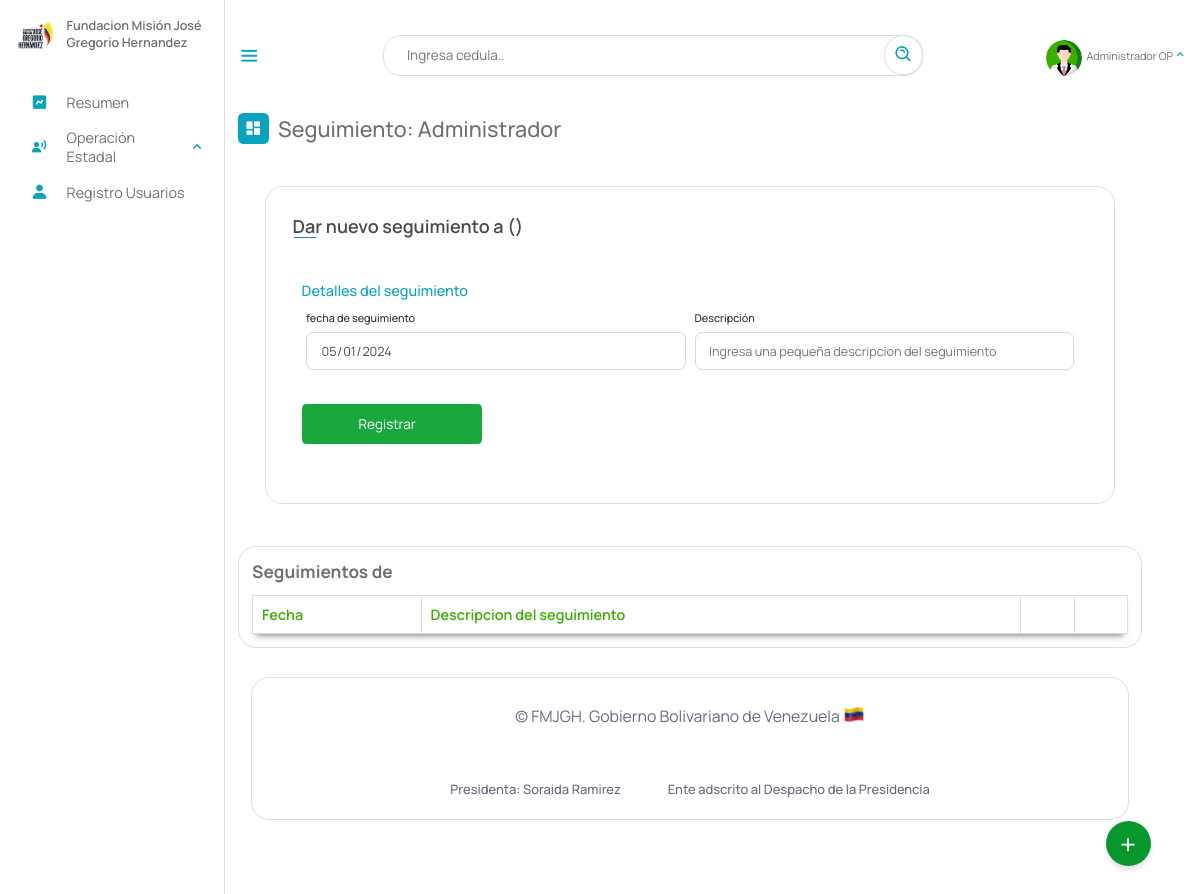
/Escritorio/01,10-seguimiento.php?numero_aten=358 (signed in), run on an earlier commit of the app's database.
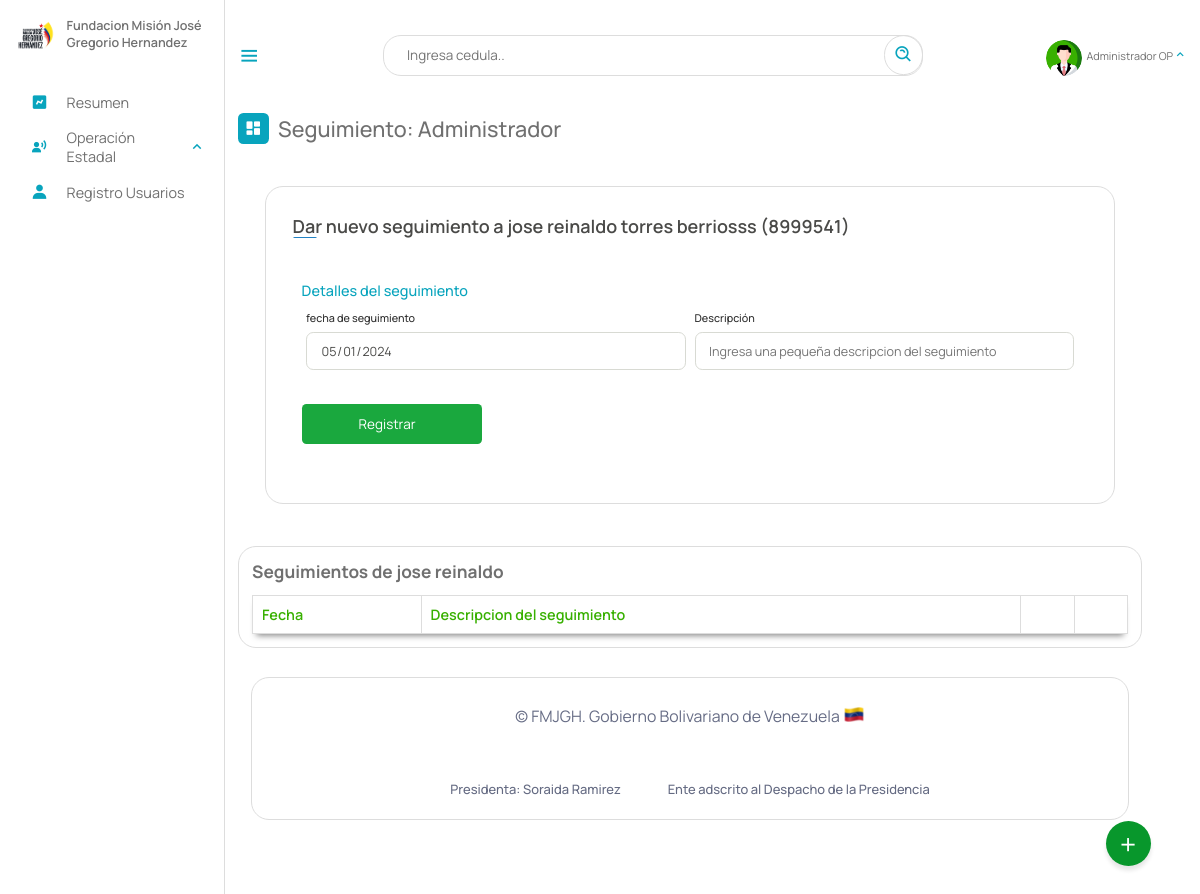
And on a later commit of the database.
### tables this page shows
CREATE TABLE `atenciones` (
  `numero_aten` int(11) NOT NULL AUTO_INCREMENT,
  `cedula` int(12) NOT NULL,
  `fecha_aten` date DEFAULT NULL,
  `atencion_solicitada` text DEFAULT NULL,
  `atencion_recibida` varchar(10) DEFAULT NULL,
  `atencion_brindada` varchar(10) DEFAULT NULL,
  `statu` text DEFAULT 'Sin atencion',
  `por` int(12) DEFAULT NULL,
  `fecha_creada` timestamp NOT NULL DEFAULT current_timestamp(),
  `urgencia` text DEFAULT NULL,
  `archivo` varchar(2048) DEFAULT NULL,
  `informe` varchar(20248) DEFAULT NULL,
  PRIMARY KEY (`numero_aten`),
  KEY `cedula` (`cedula`),
  KEY `atencion_recibida` (`atencion_recibida`),
  KEY `atencion_brindada` (`atencion_brindada`),
  KEY `por` (`por`),
  CONSTRAINT `atenciones_ibfk_1` FOREIGN KEY (`cedula`) REFERENCES `beneficiario` (`cedula`) ON DELETE CASCADE,
  CONSTRAINT `atenciones_ibfk_2` FOREIGN KEY (`atencion_recibida`) REFERENCES `tipo_ayuda_tecnica` (`id`) ON DELETE CASCADE ON UPDATE SET NULL,
  CONSTRAINT `atenciones_ibfk_3` FOREIGN KEY (`atencion_brindada`) REFERENCES `atencion_recibida` (`id`) ON DELETE CASCADE,
  CONSTRAINT `atenciones_ibfk_4` FOREIGN KEY (`por`) REFERENCES `usuario` (`cedula`) ON DELETE CASCADE
);

CREATE TABLE `beneficiario` (
  `cedula` int(12) NOT NULL,
  `nombre` text NOT NULL,
  `apellido` text NOT NULL,
  `fecha_naci` date NOT NULL,
  `email` varchar(50) NOT NULL,
  `telefono` varchar(12) NOT NULL,
  `nacionalidad` char(2) NOT NULL,
  `edad` int(2) NOT NULL,
  `sexo` char(1) NOT NULL,
  `edo_civil` text NOT NULL,
  `nro_hijo` int(2) DEFAULT NULL,
  `estado` varchar(10) NOT NULL,
  `municipio` varchar(20) NOT NULL,
  `parroquia` varchar(10) NOT NULL,
  `discapacidad` varchar(10) NOT NULL,
  `atencion_solicitada` varchar(10) NOT NULL,
  `certificado` varchar(50) DEFAULT NULL,
  `registrado_por` text DEFAULT NULL,
  `fecha_registro` date NOT NULL,
  PRIMARY KEY (`cedula`),
  KEY `estado` (`estado`),
  KEY `discapacidad` (`discapacidad`),
  KEY `atencion_solicitada` (`atencion_solicitada`),
  KEY `municipio` (`municipio`),
  KEY `parroquia` (`parroquia`),
  CONSTRAINT `beneficiario_ibfk_1` FOREIGN KEY (`estado`) REFERENCES `estados` (`id_estados`) ON DELETE CASCADE,
  CONSTRAINT `beneficiario_ibfk_2` FOREIGN KEY (`municipio`) REFERENCES `municipios` (`id_municipios`) ON DELETE CASCADE,
  CONSTRAINT `beneficiario_ibfk_3` FOREIGN KEY (`parroquia`) REFERENCES `parroquia` (`id`) ON DELETE CASCADE ON UPDATE CASCADE,
  CONSTRAINT `beneficiario_ibfk_4` FOREIGN KEY (`discapacidad`) REFERENCES `discapacid_e` (`id_e`) ON DELETE CASCADE,
  CONSTRAINT `beneficiario_ibfk_5` FOREIGN KEY (`atencion_solicitada`) REFERENCES `tipoatencion` (`id`) ON DELETE CASCADE
);

### php/01-atenciones.php (called while the page is built, shortened)
<?php
include_once("ManejadorBD.php");
class Atenciones extends ManejadorBD
{
	private $numero_aten;
	private $cnn;
	public function __construct($tipoConexion)
	{
		$this->cnn = parent::conectar($tipoConexion);
	}
	public function setnumero_aten($numero_aten)
	{
		$this->numero_aten = $numero_aten;
	}
	public function consultarAtenciones()
	{
		try {
			$stmt = $this->cnn->prepare("SELECT  numero_aten, beneficiario.cedula, beneficiario.nombre, beneficiario.apellido, beneficiario.estado,beneficiario.discapacidad, atenciones.atencion_solicitada, atenciones.informe FROM atenciones, beneficiario WHERE numero_aten = :numero_aten and beneficiario.cedula = atenciones.cedula and atenciones.fecha_aten IS NULL;");
			$stmt->setFetchMode(PDO::FETCH_ASSOC);
			$stmt->bindParam(':numero_aten', $this->numero_aten);
			$stmt->execute();
			return $stmt->fetch();
		} catch (PDOException $error) {
			echo "Error: ejecutando consulta SQL." . $error->getMessage();
			exit();
		}
	}
}

### php/ManejadorBD.php (called while the page is built, shortened)
<?php
	class ManejadorBD extends PDO {
		public $srv	= SRV;
		public $usr	= USR;
		public $pas	= PAS;
		public $dbn	= BDN;
		public function conectar($tipoConexion){
			try{
				switch ($tipoConexion) {
				    case 1:
				        $dsn = "mysql:host=$this->srv;dbname=$this->dbn";
				        break;
				}
				$dbh = new PDO($dsn, $this->usr, $this->pas);
    			$dbh->setAttribute(PDO::ATTR_ERRMODE, PDO::ERRMODE_EXCEPTION);
			}catch(PDOException $error){
                echo "Error al Conectar con la Base de Datos: ".$error->getMessage();
                exit();
			}
            $this->conexionBD = $dbh;
			return $this->conexionBD;
		}
	}
?>

### Escritorio/01,10-seguimiento.php (the view, shortened to what this page needs)
<?php
include_once("partearriba.php");
?>
<div class="dash-contenido">
    <div class="overview">
        <div class="titulo">
            <i class='bx bxs-dashboard'> </i>
            <span class="link-name"> Seguimiento: <?php echo $rol ?> </span>
        </div>
    </div>
    <div class="cont-registro">
        <?php
        include_once("../php/01-atenciones.php");
        $numero = $_REQUEST["numero_aten"];
        $aten =  new Atenciones(1);
        $aten->setnumero_aten($numero);
        $registro = $aten->consultarAtenciones();
        ?>
        <div class="container dos">
            <header>
                Dar nuevo seguimiento a <?php echo $registro["nombre"] . " " . $registro["apellido"] . " " . "(" . $registro["cedula"] . ")"; ?>
            </header>
            <form action="" method="post" class="dos">
                <div class="form first">
                    <div class="details personal">
                        <span class="title">Detalles del seguimiento</span>
                        <div class="fields">
                            <div class="input-field dos">
                                <label>fecha de seguimiento</label>
                                <input type="date" readonly placeholder="numero de personas a atender" required name="fecha" id="fecha" value="<?php echo date("Y-m-d") ?>">
                            </div>
                            <div class="input-field" style="width: calc(100%/2 - 10px); /* !!!!!!!!!!!! */">
                                <label>Descripción</label>
                                <input type="text" placeholder="Ingresa una pequeña descripcion del seguimiento" required name="descripcion" id="descripcion">
                            </div>
                        </div>
                    </div>
                </div>
                <button class="nextBtn" name="registro" id="registro">
                    <span class="btnText">Registrar</span>
                </button>
        </div>
    </div>
    <div class="tabla-atencion">
        <h2>Seguimientos de <?php echo $registro["nombre"] ?></h2>
        <table>
            <thead>
                <tr>
                    <th>Fecha</th>
                    <th>Descripcion del seguimiento</th>
                    <th></th>
                    <th></th>
                </tr>
            </thead>
        </table>
    </div>
</div>
<?php
include_once("parteabajo.php");
?>

What changed in the data, as far as the page shows it:
now on this page (row edited): atenciones: cedula.nombre "jose reinaldo", cedula.apellido "torres berriosss", cedula.cedula "8999541"
